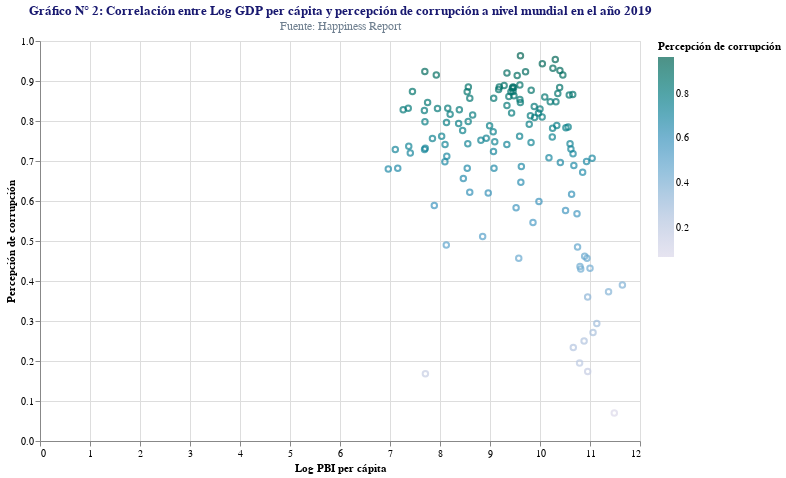

The cell this chart's notebook holds for it:
### Markdown cell above
<font color= darkgreen>En el gráfico N° 1, es posible visualizar una correlación positiva entre la variable Log GDP per cápita y la esperanza de vida, pues se observa que en los países donde hay un mayor PBI per cápita, la esperanza de vida al nacer también es mayor.</font>

### Code cell
#Gráfico 2: Correlación entre Log GDP per cápita y percepción de corrupción según países en el año 2019

alt.Chart(rfm2, height = 400, width = 600).mark_point().encode(x= alt.X('Log GDP per capita',
title = 'Log PBI per cápita'), y = alt.Y('Perceptions of corruption',
title = 'Percepción de corrupción'), color = alt.Color('Perceptions of corruption',
title = 'Percepción de corrupción', scale=alt.Scale(scheme='purplebluegreen')),
tooltip = ['Country name', 'Perceptions of corruption']).interactive(). properties(
title={
      "text": ["Gráfico N° 2: Correlación entre Log GDP per cápita y percepción de corrupción a nivel mundial en el año 2019"] ,
      "subtitle": ["Fuente: Happiness Report"],
      "color": "midnightblue", "subtitleColor": "slategray"})

### Figure 1 — Vega-Lite specification as saved in the notebook (floating-point values rounded to 4 significant figures; data arrays with more than 128 entries replaced by an {"elided": "..."} marker saying what was removed)
{"usermeta": {"embedOptions": {"theme": "urbaninstitute"}}, "config": {"view": {"continuousWidth": 400, "continuousHeight": 300}}, "data": {"name": "data-3f955af3c59f2d3d9bf8123b9f556b77"}, "mark": "point", "encoding": {"color": {"type": "quantitative", "field": "Perceptions of corruption", "scale": {"scheme": "purplebluegreen"}, "title": "Percepción de corrupción"}, "tooltip": [{"type": "nominal", "field": "Country name"}, {"type": "quantitative", "field": "Perceptions of corruption"}], "x": {"type": "quantitative", "field": "Log GDP per capita", "title": "Log PBI per cápita"}, "y": {"type": "quantitative", "field": "Perceptions of corruption", "title": "Percepción de corrupción"}}, "height": 400, "selection": {"selector034": {"type": "interval", "bind": "scales", "encodings": ["x", "y"]}}, "title": {"text": ["Gráfico N° 2: Correlación entre Log GDP per cápita y percepción de corrupción a nivel mundial en el año 2019"], "subtitle": ["Fuente: Happiness Report"], "color": "midnightblue", "subtitleColor": "slategray"}, "width": 600, "$schema": "https://vega.github.io/schema/vega-lite/v4.8.1.json", "datasets": {"data-3f955af3c59f2d3d9bf8123b9f556b77": {"elided": "144 records"}}}
